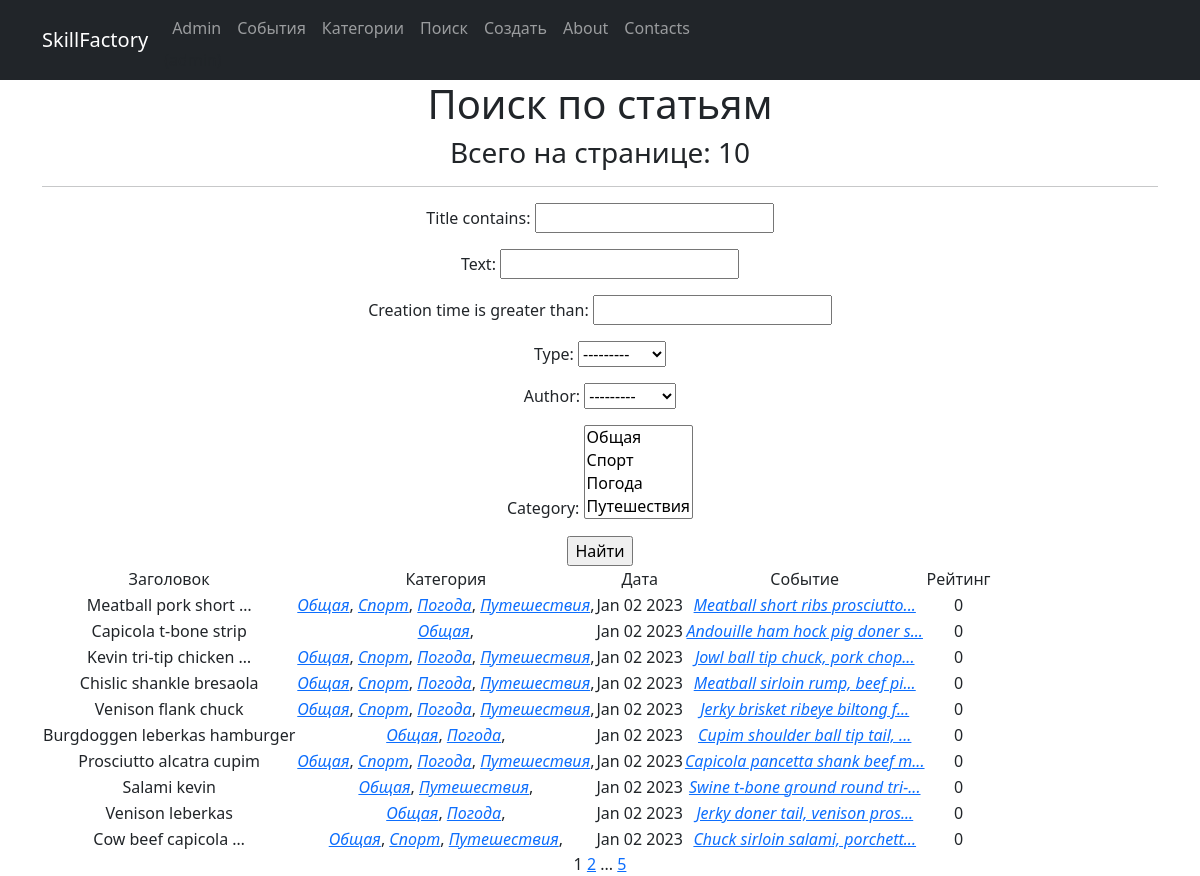
The app's page /news/search/ with its own data.
### News/models.py (models this page shows, shortened)
class Post(models.Model):
    type = models.CharField(max_length=255, choices=TYPE, default=article)
    creation_time = models.DateTimeField(auto_now_add=True)
    title = models.CharField(max_length=255)
    text = models.TextField()
    rating = models.IntegerField(default=0)
    author = models.ForeignKey(Author, on_delete=models.CASCADE)
    category = models.ManyToManyField(Category)
    def preview(self):
        return f"{self.text[:30]}..."

class Category(models.Model):
    category_name = models.CharField(max_length=255, unique=True)
    subscribers = models.ManyToManyField(User)
    def __str__(self):
        return f'{self.category_name}'

### News/views.py (the view)
# urls.py: path('search/', PostSearch.as_view(), name='post_search'),
class PostSearch(ListView):
    model = Post
    context_object_name = 'news'
    template_name = 'post_search.html'
    ordering = '-creation_time'
    paginate_by = 10
    def get_queryset(self):
        queryset = super().get_queryset()
        self.filterset = PostFilter(self.request.GET, queryset)
        return self.filterset.qs
    def get_context_data(self, **kwargs):
        context = super().get_context_data(**kwargs)
        context['filterset'] = self.filterset
        return context

### News/models.py (called while the page is built)
    def __str__(self):
        return f'{self.full_name}'

### News/templatetags/custom_filters.py (called while the page is built)
@register.filter()
def censor(t):
    txt = t.split()
    for i in range(len(txt)):
        if txt[i] in censor_list:
            stars_num = '*'*len(txt[i])
            txt[i] = ''.join(stars_num)
        res = ' '.join(txt)
        return f'{res}'

### templates/post_search.html (shortened to what this page needs)
{% extends 'flatpages/default.html' %}
{% load custom_filters %}
{% load custom_tags %}
{% block content %}
   <h1>Поиск по статьям</h1>
   <h3>Всего на странице: {{ news|length }}</h3>
<hr>
    <form action="" method="get">
       {{ filterset.form.as_p }}
       <input type="submit" value="Найти" />
   </form>
   {% if news %}
        <table>
           <tr class="{% cycle 'blue' 'white' %}">
               <td>Заголовок</td>
               <td>Категория</td>
               <td>Дата</td>
               <td>Событие</td>
               <td>Рейтинг</td>
           </tr>
           {% for post in news %}
            <tr class="{% cycle 'blue' 'white' %}">
               <td>{{ post.title|truncatewords:3|censor }}</td>
               <td>{% for category in post.category.all %}
    <a href="http://127.0.0.1:8000/news/categories/{{ category.id }}"><i> {{ category }}</i></a>,
{% endfor %}</td>
               <td>{{ post.creation_time|date:'M d Y' }}</td>
               <td><a href="http://127.0.0.1:8000/news/{{ post.id }}"><i> {{ post.preview|censor }} </i></a></td>
               <td>{{ post.rating }}</td>
           </tr>
           {% endfor %}
       </table>
   {% else %}
       <h2>Статей нет!</h2>
   {% endif %}
   {{ page_obj.number }}
   {% if page_obj.has_next %}
       <a href="?page={{ page_obj.next_page_number }}">{{ page_obj.next_page_number }}</a>
       {% if paginator.num_pages != page_obj.next_page_number %}
           ...
           <a href="?page={{ page_obj.paginator.num_pages }}">{{ page_obj.paginator.num_pages }}</a>
       {% endif %}
   {% endif %}
{% endblock content %}

### records on screen
Post: title|censor "Meatball pork short …", creation_time "Jan 02 2023", preview|censor "Meatball short ribs prosciutto...", rating "0"
Category: category_name "Общая"
Category: category_name "Спорт"
Category: category_name "Погода"
Category: category_name "Путешествия"
Post: title|censor "Capicola t-bone strip", creation_time "Jan 02 2023", preview|censor "Andouille ham hock pig doner s...", rating "0"
Post: title|censor "Kevin tri-tip chicken …", creation_time "Jan 02 2023", preview|censor "Jowl ball tip chuck, pork chop...", rating "0"
Post: title|censor "Chislic shankle bresaola", creation_time "Jan 02 2023", preview|censor "Meatball sirloin rump, beef pi...", rating "0"
Post: title|censor "Venison flank chuck", creation_time "Jan 02 2023", preview|censor "Jerky brisket ribeye biltong f...", rating "0"
Post: title|censor "Burgdoggen leberkas hamburger", creation_time "Jan 02 2023", preview|censor "Cupim shoulder ball tip tail, ...", rating "0"
Post: title|censor "Prosciutto alcatra cupim", creation_time "Jan 02 2023", preview|censor "Capicola pancetta shank beef m...", rating "0"
Post: title|censor "Salami kevin", creation_time "Jan 02 2023", preview|censor "Swine t-bone ground round tri-...", rating "0"
Post: title|censor "Venison leberkas", creation_time "Jan 02 2023", preview|censor "Jerky doner tail, venison pros...", rating "0"
Post: title|censor "Cow beef capicola …", creation_time "Jan 02 2023", preview|censor "Chuck sirloin salami, porchett...", rating "0"

### other values on screen
{{ news|length }} "10"
{{ page_obj.number }} "1"
{{ page_obj.next_page_number }} "2"
{{ page_obj.paginator.num_pages }} "5"
